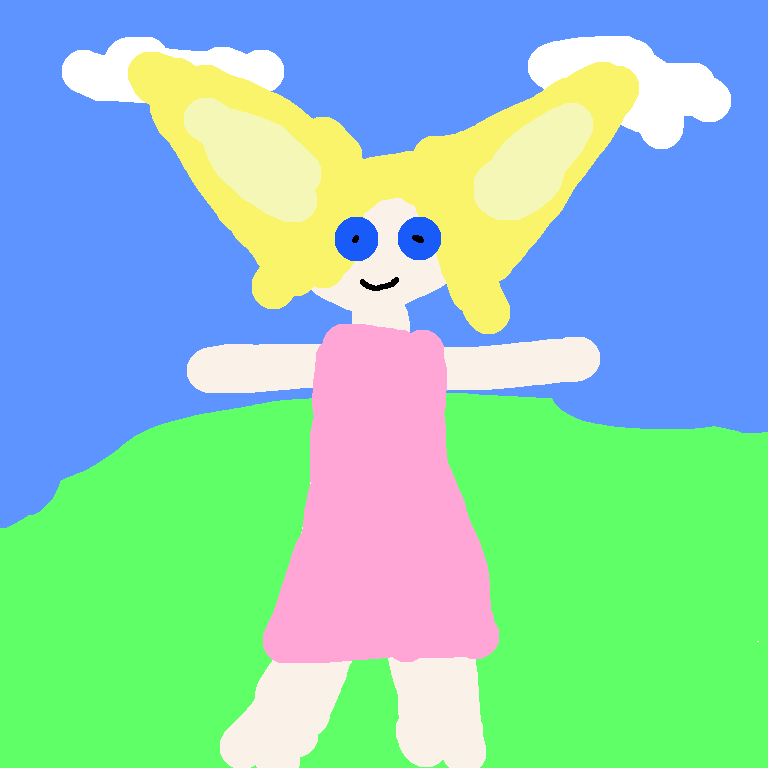
#> input picture docs/demo/lasso-before.png, 768 x 768 px
$ python stablecraft_proto.py
#> lines starting #> are read from the running program, lines starting #| are printed output that depends on the picture; after the words box and inside, x2 and y2 are one past the last pixel; in counts of white or black regions, pixels touching at a corner belong together
"""StableCraft proof of concept.

Simulates a lasso selection, crops with context, runs FLUX.3 Klein in ComfyUI,
then composites the result back through a feathered mask.

Run with ComfyUI's embedded Python (it already has Pillow and requests):

    F:\\ComfyUI_windows_portable\\python_embeded\\python.exe prototypes\\stablecraft_proto.py

Environment:
    COMFYUI_URL      default http://127.0.0.1:8188
    COMFYUI_UNET     default flux-3-image-klein-Q8_0.gguf
    COMFYUI_CLIP     default Qwen-3-VL-4B-Scaled-FP8-v2.safetensors
    COMFYUI_VAE      default flux2_vae.safetensors
"""

from __future__ import annotations

import io
import json
import os
import time
from pathlib import Path

import requests
from PIL import Image, ImageDraw, ImageFilter

ROOT = Path(__file__).resolve().parents[1]
SOURCE = ROOT / "docs" / "demo" / "lasso-before.png"
OUT = ROOT / "prototypes" / "out"

BASE = os.environ.get("COMFYUI_URL", "http://127.0.0.1:8188").rstrip("/")
UNET = os.environ.get("COMFYUI_UNET", "flux-3-image-klein-Q8_0.gguf")
CLIP = os.environ.get("COMFYUI_CLIP", "Qwen-3-VL-4B-Scaled-FP8-v2.safetensors")
VAE = os.environ.get("COMFYUI_VAE", "flux2_vae.safetensors")

PROMPT = (
    "Change the dress to a deep emerald green with subtle fabric folds. "
    "Keep the character, face, hair, pose, arms, legs and background unchanged."
)


# [4 lines left out: function post_json, not called in this run]


def upload_image(path: Path, name: str) -> str:
    with path.open("rb") as f:
        r = requests.post(
            BASE + "/upload/image",
            files={"image": (name, f, "image/png")},
            data={"type": "input", "overwrite": "true"},
            timeout=60,
        )
    r.raise_for_status()
    return r.json()["name"]


# [67 lines left out: functions build_workflow, wait_for, download_image, not called in this run]


def align16(n: int) -> int:
    return max(16, int(round(n / 16.0)) * 16)


def main() -> None:
    OUT.mkdir(parents=True, exist_ok=True)
    src = Image.open(SOURCE).convert("RGB")
#> src is the input picture: PIL image 768x768 RGB; mean R, G, B 140.3, 205.1, 184.2
    w, h = src.size
#> w = 768; h = 768

    # A hand-drawn lasso around the dress, in normalized coordinates.
    polygon_norm = [
        (0.40, 0.39),
        (0.57, 0.39),
        (0.63, 0.47),
        (0.64, 0.82),
        (0.54, 0.87),
        (0.43, 0.87),
        (0.36, 0.82),
        (0.36, 0.48),
    ]
    polygon = [(int(x * w), int(y * h)) for x, y in polygon_norm]

    selection = Image.new("L", (w, h), 0)
#> selection: PIL image 768x768 L; every value is 0
    ImageDraw.Draw(selection).polygon(polygon, fill=255)
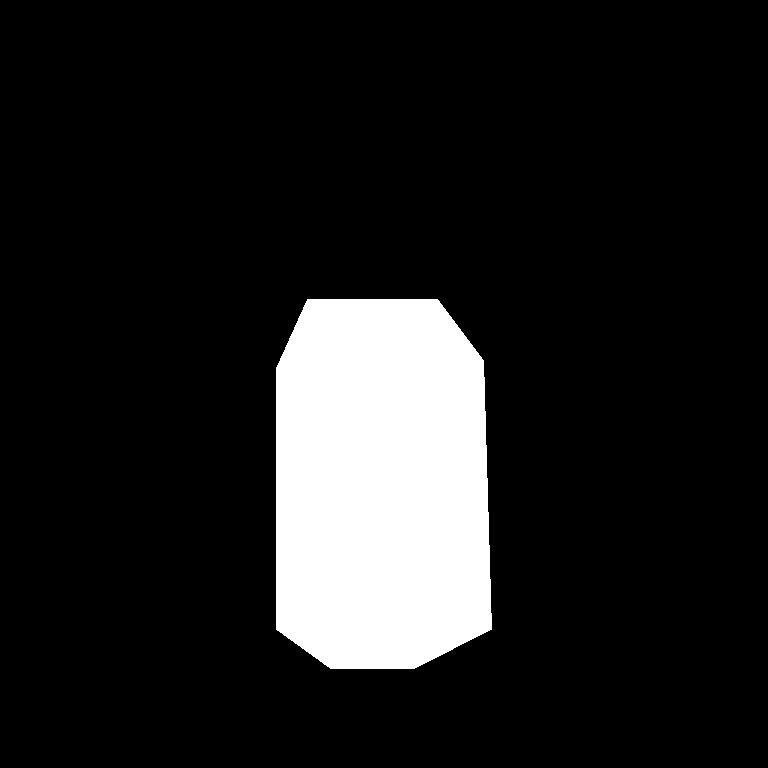
#> selection: PIL image 768x768 L; 12.4% white; 1 white region, box (x1, y1, x2, y2) and area: (276, 299, 492, 669) 73221
    selection = selection.filter(ImageFilter.GaussianBlur(2.0))

    bbox = selection.getbbox()
#> bbox = (271, 294, 497, 674)
    if bbox is None:
        raise RuntimeError("empty selection")

    # Crop with context, aligned to the 16 px grid used by FLUX.
    pad = 96
    x0 = max(0, bbox[0] - pad)
#> x0 = 175
    y0 = max(0, bbox[1] - pad)
#> y0 = 198
    x1 = min(w, bbox[2] + pad)
#> x1 = 593
    y1 = min(h, bbox[3] + pad)
#> y1 = 768
    cw, ch = align16(x1 - x0), align16(y1 - y0)
#> cw = 416; ch = 576
    x1, y1 = min(w, x0 + cw), min(h, y0 + ch)
#> x1 = 591
    x0, y0 = max(0, x1 - cw), max(0, y1 - ch)
#> y0 = 192
    cw, ch = x1 - x0, y1 - y0

    crop = src.crop((x0, y0, x1, y1))
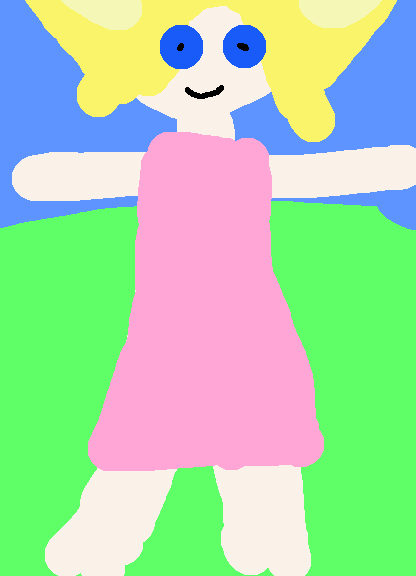
#> crop: PIL image 416x576 RGB; mean R, G, B 170.5, 214.7, 172
    crop_path = OUT / "crop.png"
    crop.save(crop_path)

    name = upload_image(crop_path, "stablecraft_crop.png")
    seed = 424242
    queued = post_json(
        "/prompt",
        {"prompt": build_workflow(name, PROMPT, seed), "client_id": "stablecraft-proto"},
    )
    prompt_id = queued["prompt_id"]
    print("queued", prompt_id)

    entry = wait_for(prompt_id)
    result = download_image(entry["outputs"]["10"]["images"][0])
    print("result", result.size)

    result = result.resize((cw, ch), Image.LANCZOS)
    result.save(OUT / "result_raw.png")

    mask_crop = selection.crop((x0, y0, x1, y1)).filter(ImageFilter.GaussianBlur(10.0))
    mask_crop.save(OUT / "mask.png")

    after = src.copy()
    after.paste(result, (x0, y0), mask_crop)

    src.save(OUT / "before.png")
    after.save(OUT / "after.png")

    side = Image.new("RGB", (w * 2 + 12, h), "white")
    side.paste(src, (0, 0))
    side.paste(after, (w + 12, 0))
    side.save(OUT / "side_by_side.png")

    print("crop", (x0, y0, x1, y1), "selection", bbox)
    print("wrote", OUT)


if __name__ == "__main__":
    main()
#> (the call stopped at in upload_image, `r = requests.post( BASE + "/upload/image", files={"image": (name, f, "..`: requests is not available in this run)

$ run again, with docs/demo/comparison-original-flux3-flux2.png copied over docs/demo/lasso-before.png
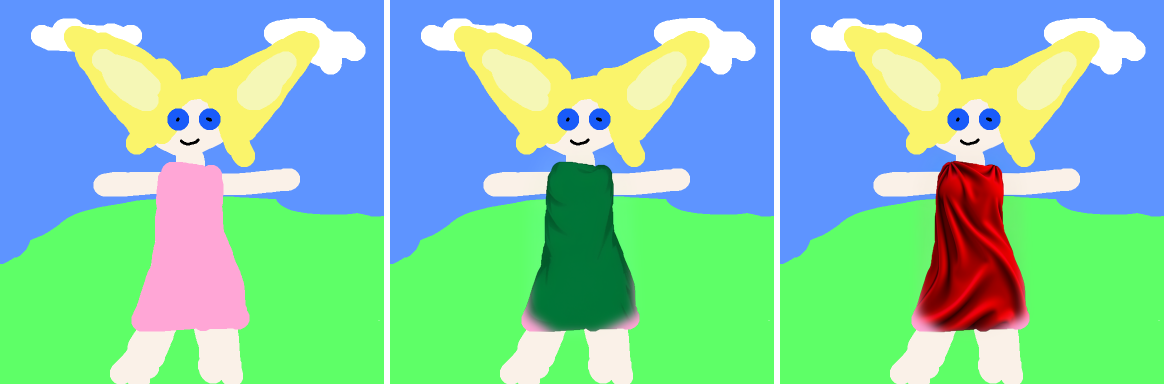
#> input picture docs/demo/comparison-original-flux3-flux2.png, 2328 x 768 px (shown at 1/2 size)
#> in main, src is the input picture: PIL image 2328x768 RGB; mean R, G, B 131, 199.1, 173.9
#> in main, `ImageDraw.Draw(selection).polygon(polygon, fill=255)`:
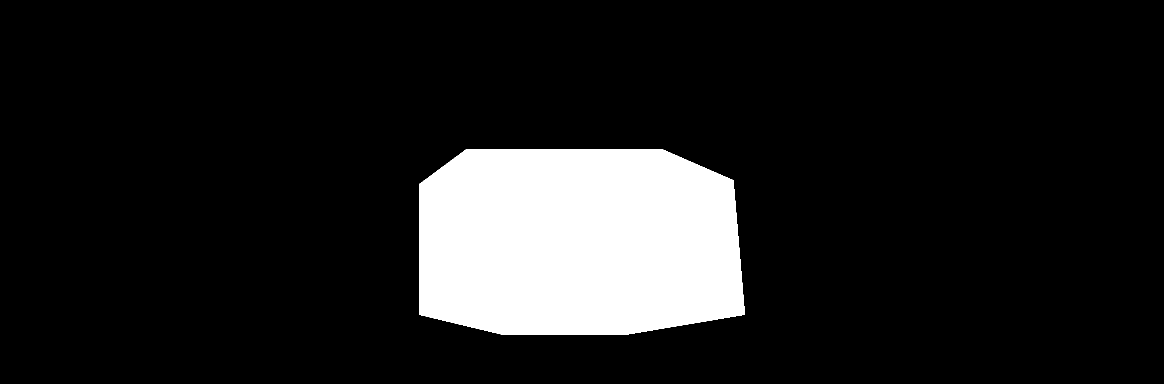
#> selection: PIL image 2328x768 L (shown at 1/2 size); 12.4% white; 1 white region, box (x1, y1, x2, y2) and area: (838, 299, 1490, 669) 221237
#> bbox = (833, 294, 1495, 674)
#> x0 = 737
#> in main, `y0 = max(0, bbox[1] - pad)`: y0 = 198
#> in main, `x1 = min(w, bbox[2] + pad)`: x1 = 1591
#> y1 = 768
#> cw = 848; ch = 576
#> in main, `x1, y1 = min(w, x0 + cw), min(h, y0 + ch)`: x1 = 1585
#> in main, `x0, y0 = max(0, x1 - cw), max(0, y1 - ch)`: y0 = 192
#> in main, `crop = src.crop((x0, y0, x1, y1))`:
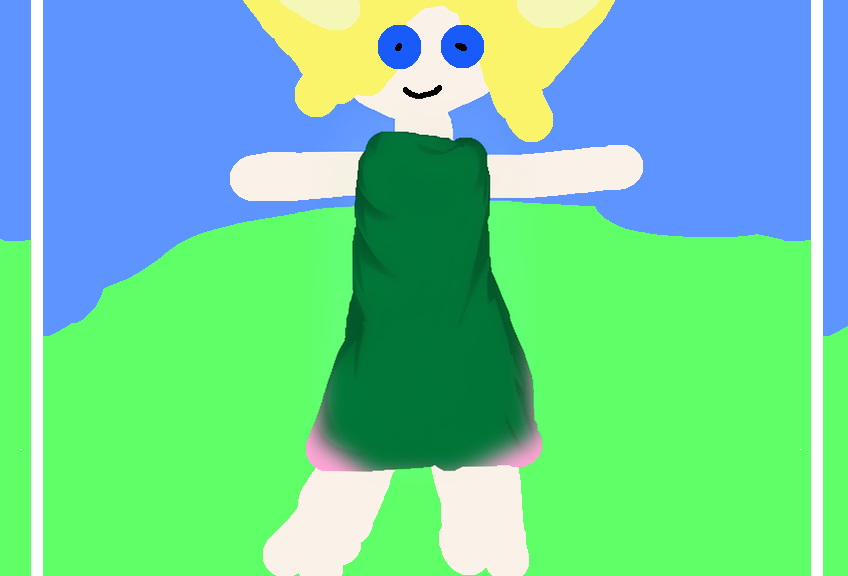
#> crop: PIL image 848x576 RGB; mean R, G, B 108.8, 206.2, 157.2

$ run again, with docs/demo/flux2-raw.png copied over docs/demo/lasso-before.png
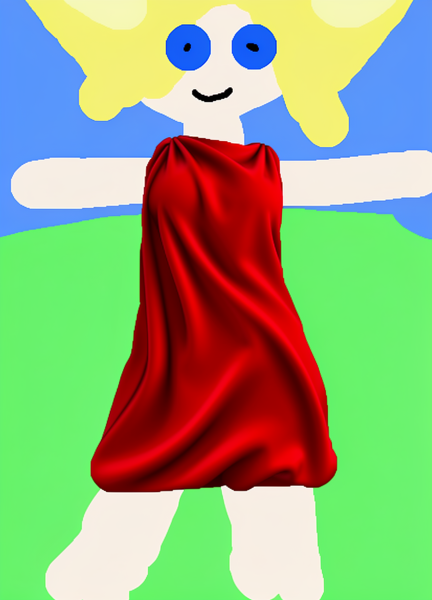
#> input picture docs/demo/flux2-raw.png, 864 x 1200 px (shown at 1/2 size)
#> in main, src is the input picture: PIL image 864x1200 RGB; mean R, G, B 149.1, 170.8, 124
#> bbox = (306, 463, 558, 1050)
#> x0 = 210
#> y0 = 367
#> in main, `x1 = min(w, bbox[2] + pad)`: x1 = 654
#> in main, `y1 = min(h, bbox[3] + pad)`: y1 = 1146
#> cw = 448; ch = 784
#> in main, `x1, y1 = min(w, x0 + cw), min(h, y0 + ch)`: x1 = 658; y1 = 1151
#> in main, `crop = src.crop((x0, y0, x1, y1))`:
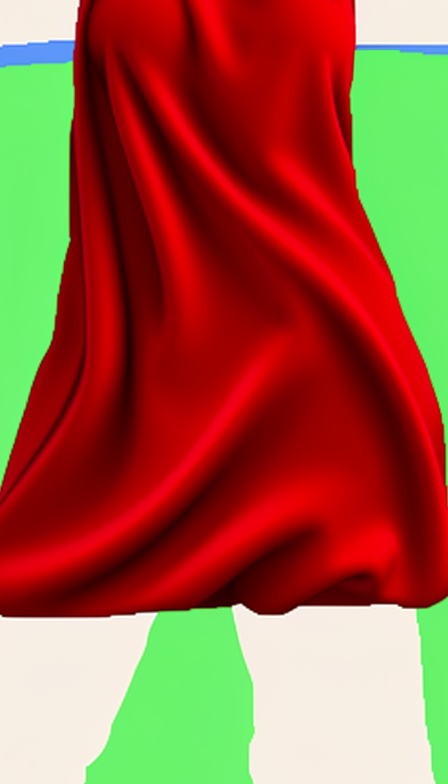
#> crop: PIL image 448x784 RGB; mean R, G, B 157.4, 91, 62.9

$ run again, with docs/demo/krea2-edit.png copied over docs/demo/lasso-before.png
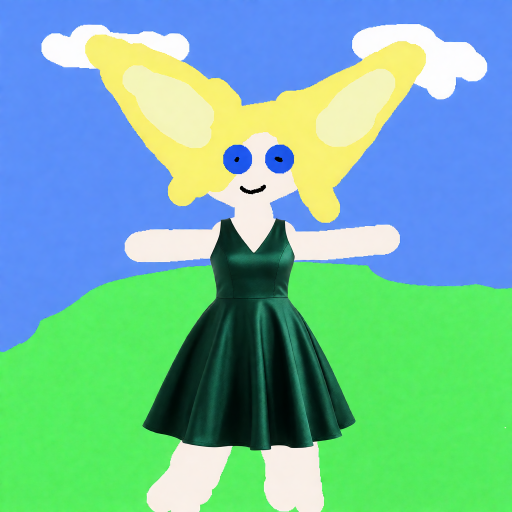
#> input picture docs/demo/krea2-edit.png, 1024 x 1024 px (shown at 1/2 size)
#> in main, src is the input picture: PIL image 1024x1024 RGB; mean R, G, B 113, 184.2, 163.2
#> bbox = (363, 394, 661, 896)
#> x0 = 267
#> y0 = 298
#> in main, `x1 = min(w, bbox[2] + pad)`: x1 = 757
#> in main, `y1 = min(h, bbox[3] + pad)`: y1 = 992
#> cw = 496; ch = 688
#> in main, `x1, y1 = min(w, x0 + cw), min(h, y0 + ch)`: x1 = 763; y1 = 986
#> in main, `crop = src.crop((x0, y0, x1, y1))`:
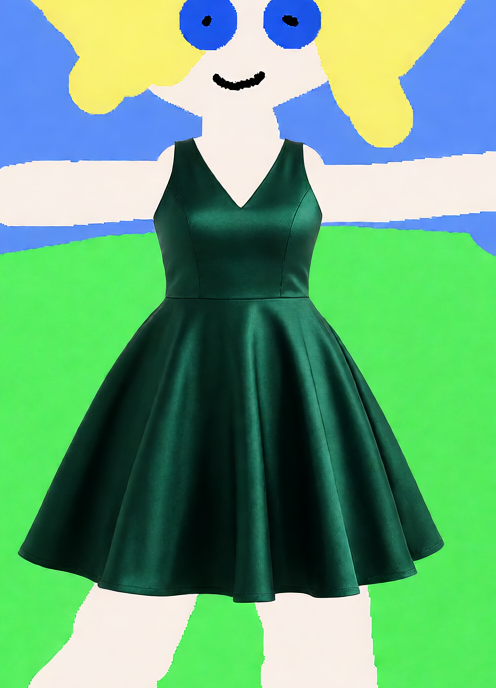
#> crop: PIL image 496x688 RGB; mean R, G, B 102.2, 164.9, 121.6
